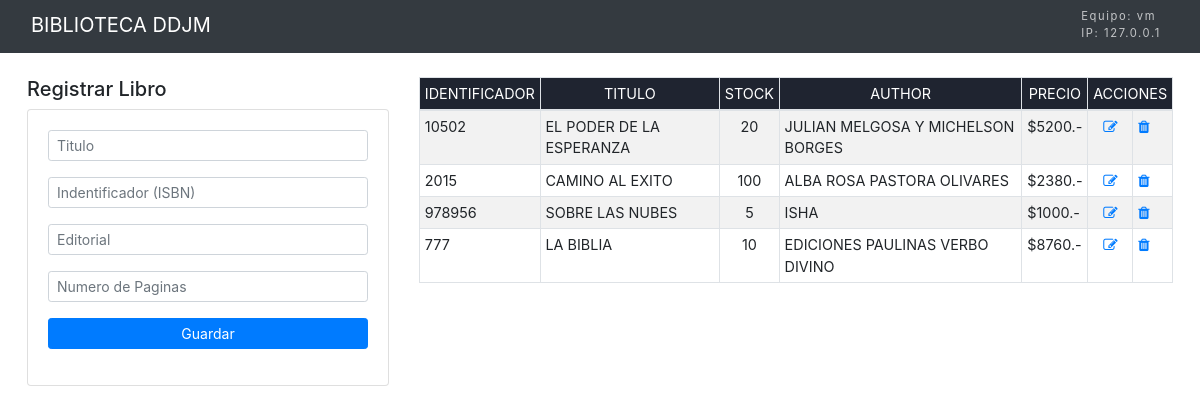
Before: / with the older database file.
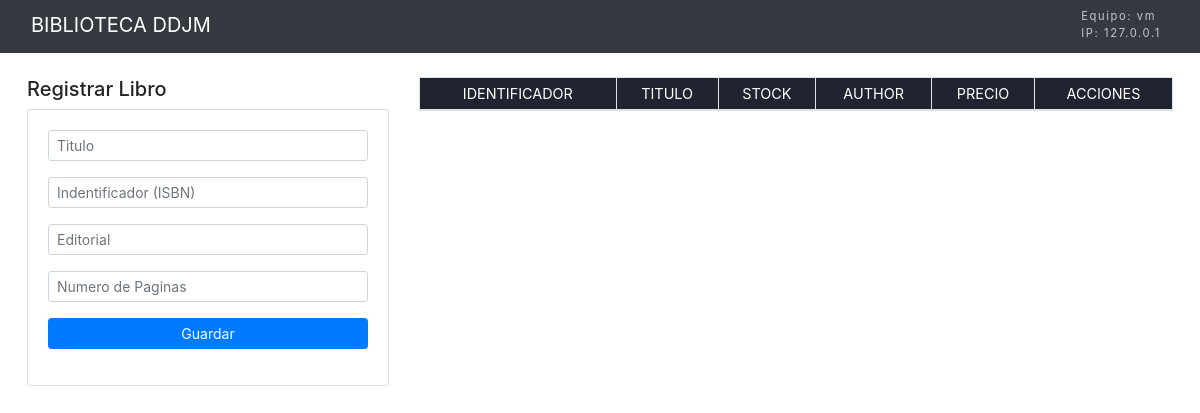
After: the same page with the newer database file.
### tables this page shows
CREATE TABLE IF NOT EXISTS libro (
	idlibro INT AUTO_INCREMENT PRIMARY KEY,
    isbn INT UNIQUE NOT NULL,
    nombre VARCHAR(100) NOT NULL,
    leyenda VARCHAR(100),
    descripcion VARCHAR(255) NOT NULL,
    cantidad_bodega INT NOT NULL,
    num_paginas INT NOT NULL,
    idautor INT,
    precio INT,
    CONSTRAINT fk_idautor FOREIGN KEY(idautor) REFERENCES autor(idautor)
);

CREATE TABLE IF NOT EXISTS autor (
	idautor INT AUTO_INCREMENT PRIMARY KEY,
    nombre VARCHAR(100) NOT NULL
);

### index.php (the view, shortened to what this page needs)
<?php
require 'conexion.php';
$sql = "SELECT l.isbn, l.nombre AS 'titulo', l.cantidad_bodega, a.nombre, l.precio ";
$sql .= "FROM biblioteca.libro l ";
$sql .= "INNER JOIN biblioteca.autor a ON l.idautor = a.idautor ";
$sql .= "ORDER BY l.idlibro ASC ";
$query = mysqli_query($conex, $sql);
?>
<!DOCTYPE html>
<html lang="en">
<head>
	<link rel="stylesheet" href="resource/bootstrap/css/bootstrap.css">
	<link rel="stylesheet" href="css/estilos.css">
	<link rel="stylesheet" href="css/font-awesome.css">
</head>
<body>
	<?php require 'template/header.php'; ?>
	<main>
		<div class="container-fluid pt-4" style="width: 98%;">
			<div class="row">
				<div class="col-md-4">
					<h5>Registrar Libro</h5>
					<div class="card card-body">
						<div>
							<div class="form-group">
								<input type="text" name="txtTitulo" id="txtTitulo" placeholder="Titulo" class="form-control form-control-sm">
							</div>
							<div class="form-group">
								<input type="text" name="txtIndentificador" id="txtIndentificador" placeholder="Indentificador (ISBN)" class="form-control form-control-sm">
							</div>
							<div class="form-group">
								<input type="text" name="txtEditorial" id="txtEditorial" placeholder="Editorial" class="form-control form-control-sm">
							</div>
							<div class="form-group">
								<input type="text" name="txtNumPaginas" id="txtNumPaginas" placeholder="Numero de Paginas" class="form-control form-control-sm">
							</div>
							<div class="form-group">
								<button type="button" class="btn btn-primary btn-block btn-sm" id="btnSaved">Guardar</button>
							</div>
						</div>
					</div>
				</div>
				<div class="col-md-8 table-responsive">
					<table class="table table-striped table-bordered bg-white table-sm table-hover" style="font-size: 0.9rem; cursor: pointer;">
						<thead>
							<tr class="text-center" style="background: #1F2430; color: #FFF">
								<th>IDENTIFICADOR</th>
								<th>TITULO</th>
								<th>STOCK</th>
								<th>AUTHOR</th>
								<th>PRECIO</th>
								<th colspan="2">ACCIONES</th>
							</tr>
						</thead>
						<tbody>
							<?php while ($row = mysqli_fetch_array($query, MYSQLI_BOTH)) { ?>
								<tr>
									<td><?php echo $row["isbn"]; ?></td>
									<td><?php echo strtoupper($row["titulo"]); ?></td>
									<td class="text-center"><?php echo $row["cantidad_bodega"]; ?></td>
									<td><?php echo strtoupper($row["nombre"]); ?></td>
									<td><?php echo "$" . $row["precio"] . ".-"; ?></td>
									<td class="text-center">
										<a href="#" data-toggle="modal" data-target="#mdlEditar" title="Editar Registro">
											<i class="fa fa-edit" aria-hidden="true"></i>
										</a>
									</td>
									<td>
										<a href="#" title="Eliminar Registro"><i class="fa fa-trash" aria-hidden="true"></i></a>
									</td>
								</tr>
							<?php } ?>
						</tbody>
					</table>
				</div>
			</div>
		</div>
	</main>
</body>
</html>

### template/header.php (shortened to what this page needs)
<header>
	<nav class="navbar navbar-expand-lg navbar-dark bg-dark">
		<div class="container-fluid">
			<a class="navbar-brand" href="./">BIBLIOTECA DDJM</a>
			<div class="collapse navbar-collapse" id="navegation-sb">
				<ul class="navbar-nav ml-md-auto flex-column info-datos">
					<li class="nav-item"><a class="nav-link disabled">Equipo: <?php echo $hostname = gethostname(); ?></a></li>
					<li class="nav-item"><a class="nav-link disabled">
							IP: <?php $ip = $_SERVER["REMOTE_ADDR"];
								if ($ip == "::1" || $ip == "127.0.0.1") {
									echo $ip = "127.0.0.1";
								} else {
									echo $ip = "localhost";
								} ?></a>
					</li>
				</ul>
			</div>
		</div>
	</nav>
</header>

### css/estilos.css (style rules this page uses)
.navbar { padding-top: 0.3rem; padding-right: 1rem; padding-bottom: 0.5rem; padding-left: 1rem; }
.info-datos li a { padding: 0; font-size: 0.7rem; letter-spacing: 0.1rem }
.navbar .info-datos .nav-item .nav-link { color: #C4C6C8; }
.table, th { font-weight: normal; }

Changed rows visible on the page:
removed libro: isbn "10502", nombre "EL PODER DE LA ESPERANZA", cantidad_bodega "20", idautor.nombre "JULIAN MELGOSA Y MICHELSON BORGES", precio "5200"
removed libro: isbn "2015", nombre "CAMINO AL EXITO", cantidad_bodega "100", idautor.nombre "ALBA ROSA PASTORA OLIVARES", precio "2380"
removed libro: isbn "978956", nombre "SOBRE LAS NUBES", cantidad_bodega "5", idautor.nombre "ISHA", precio "1000"
removed libro: isbn "777", nombre "LA BIBLIA", cantidad_bodega "10", idautor.nombre "EDICIONES PAULINAS VERBO DIVINO", precio "8760"
